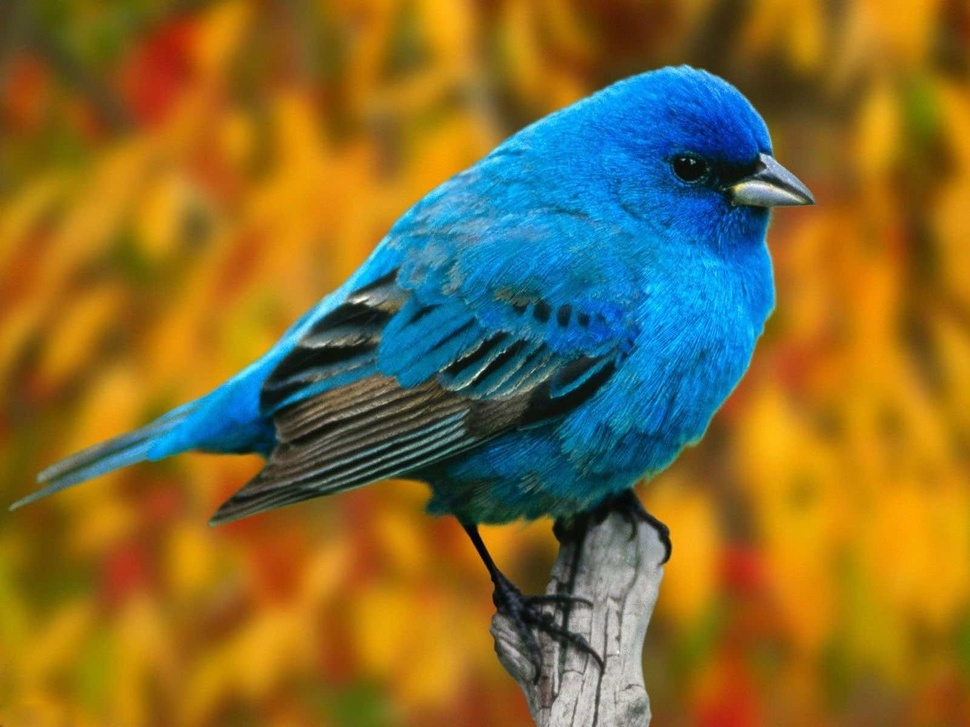
#> input picture bird.jpg, 970 x 727 px, shrunk from 1600 x 1200 before the run
$ python threshold_processing.py
#> lines starting #> are read from the running program, lines starting #| are printed output that depends on the picture
import cv2

img = cv2.imread("bird.jpg")
#> img is the input picture: shape (727, 970, 3); mean B, G, R 50.3, 108.1, 130.5

retval , my_img = cv2.threshold(img,200, 255, cv2.THRESH_TOZERO)
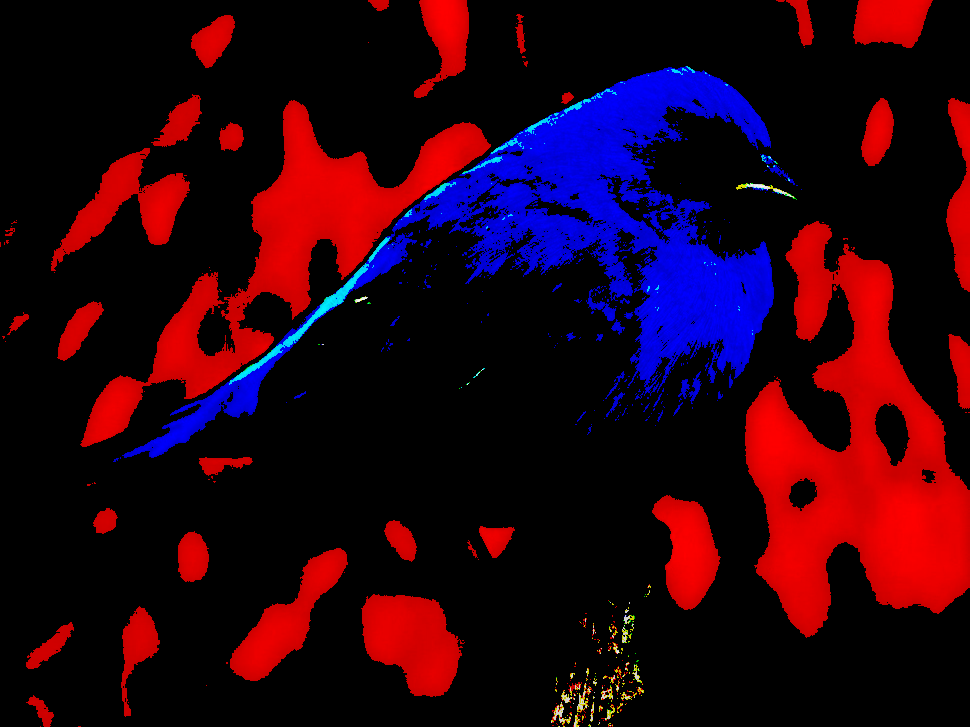
#> my_img: shape (727, 970, 3); mean B, G, R 17.8, 1.2, 39.4
cv2.imshow("sample", my_img)

cv2.waitKey(0)
cv2.destroyAllWindows()

'''
    画像容量を小さくするための、閾値処理。
    THRESH_TOZEROでは閾値を超えるピクセルは変更されず、それ以外のピクセルは0(黒)になる。
'''
